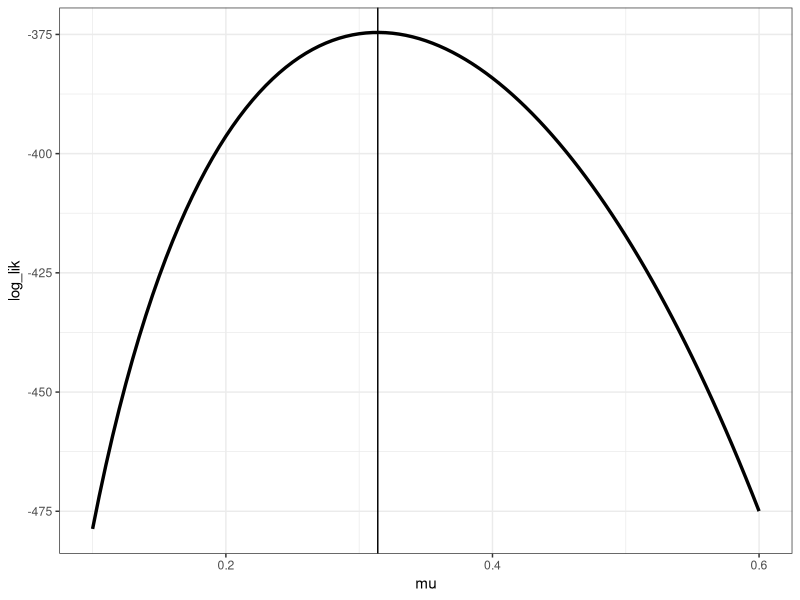
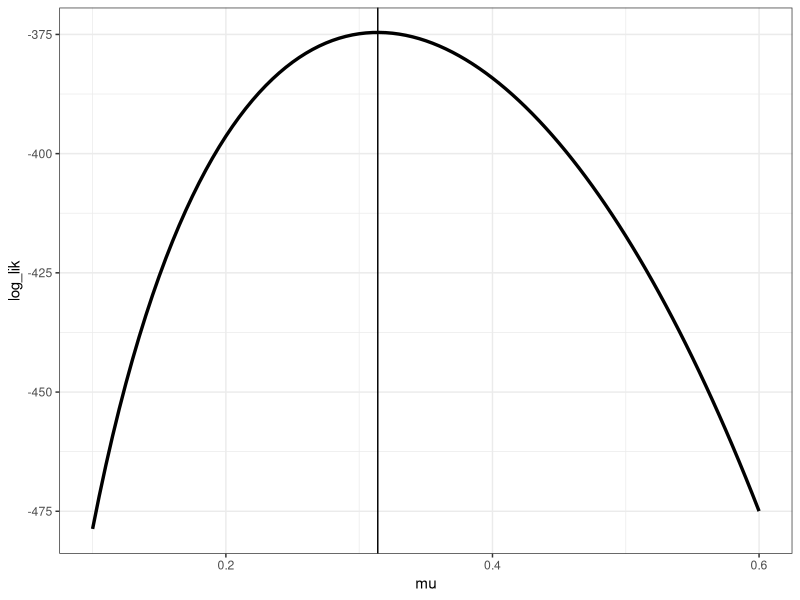
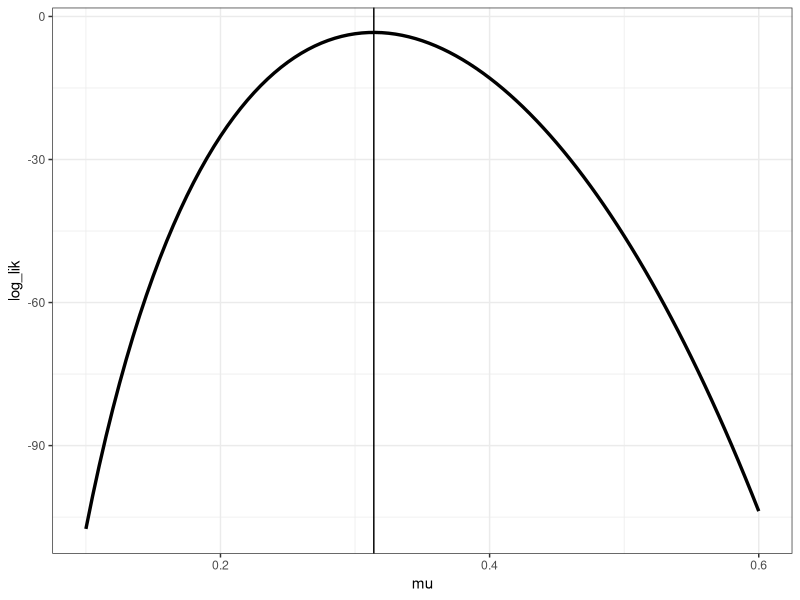
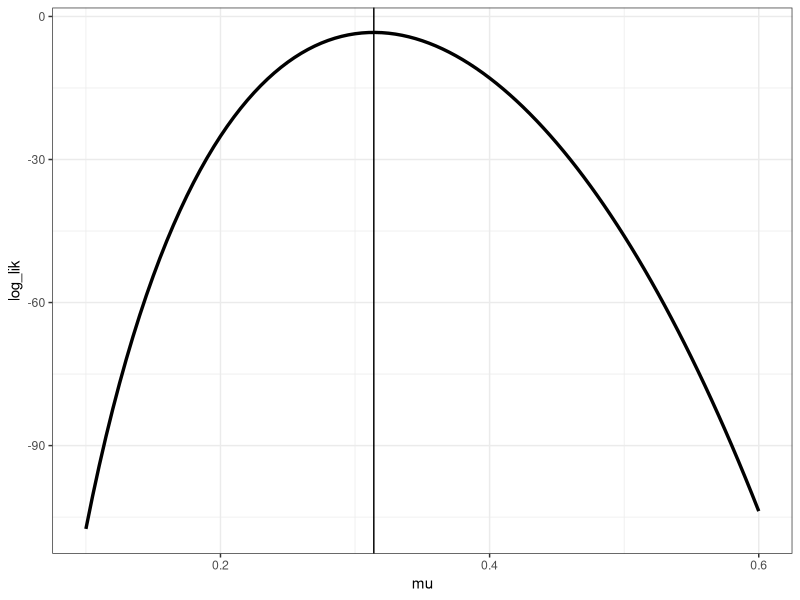
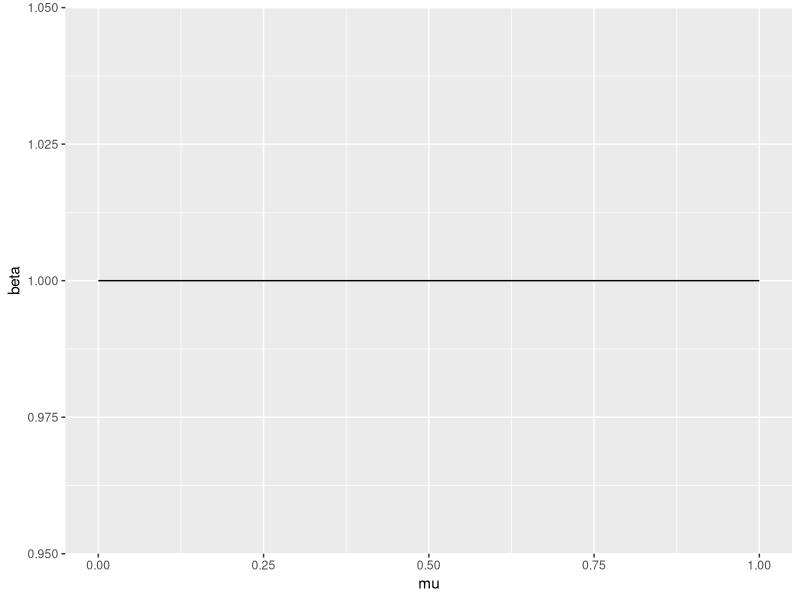
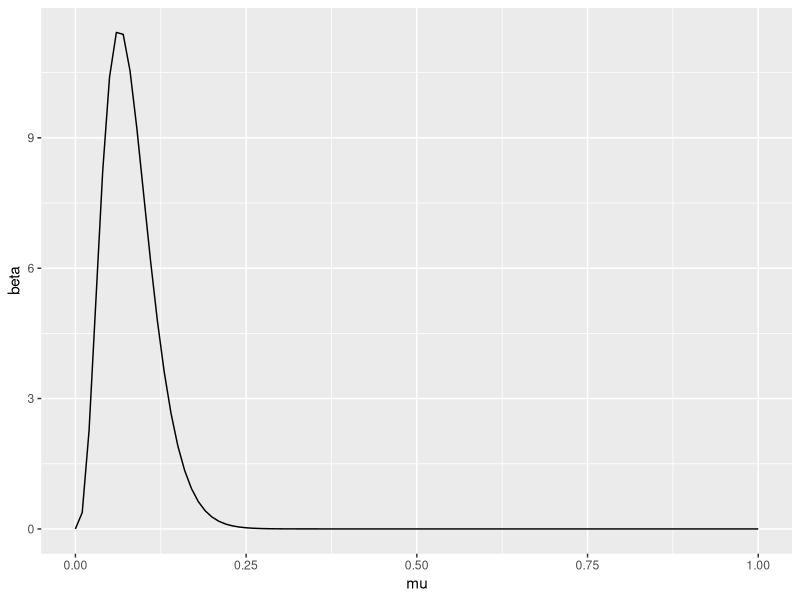

The R script that drew these images, in order:
## ---- chunk 1
knitr::opts_chunk$set(echo = TRUE)
## ---- chunk 2
library(tidyverse)
## ---- chunk 3
player_hits <- 189
player_atbats <- 602
## ---- chunk 4
player_mle <- player_hits/player_atbats
player_mle
## ---- chunk 5
tibble::tibble(
 mu = seq(0.1, 0.6, length.out = 101)
) %>%
 mutate(log_lik = player_hits * log(mu) + (player_atbats - player_hits) * log(1 - mu)) %>%
 ggplot(mapping = aes(x = mu, y = log_lik)) +
 geom_line(size = 1.15) +
 geom_vline(xintercept = player_mle) +
 theme_bw()
## ---- chunk 6
my_example_function <- function(input_1, input_2)
{
  ### PERFORM ACTIONS
  
  ### return objects with return()
}
## ---- chunk 7
my_example_function(1, 2)

my_example_function(input_1 = 1, input_2 = 2)
## ---- chunk 8
### set the input arguments !!!
log_binom_pmf_unnorm <- function(events, trials, prob )
{
  log_lik <- events * log(prob) + (trials - events) * log(1 - prob)

 return(log_lik)
}
## ---- chunk 9
tibble::tibble(
 mu = seq(0.1, 0.6, length.out = 101)
) %>%
 mutate(log_lik = log_binom_pmf_unnorm(player_hits, player_atbats, mu)) %>%
 ggplot(mapping = aes(x = mu, y = log_lik)) +
 geom_line(size = 1.15) +
 geom_vline(xintercept = player_mle) +
 theme_bw()
## ---- chunk 10
### set the input arguments!
log_binom_pmf <- function(events, trials, prob)
{
  lchoose(trials, events) + log_binom_pmf_unnorm(events, trials, prob)
}
## ---- chunk 11
tibble::tibble(
 mu = seq(0.1, 0.6, length.out = 101)
) %>%
 mutate(log_lik = log_binom_pmf(player_hits, player_atbats, mu)) %>%
 ggplot(mapping = aes(x = mu, y = log_lik)) +
 geom_line(size = 1.15) +
 geom_vline(xintercept = player_mle) +
 theme_bw()

## ---- chunk 12
exp(log_binom_pmf(player_hits, player_atbats, prob = 0.3))
## ---- chunk 13
dbinom(x = player_hits , size = player_atbats, prob = 0.3)
## ---- chunk 14
tibble::tibble(
 mu = seq(0.1, 0.6, length.out = 101)
) %>%
 mutate(log_lik = dbinom(player_hits, player_atbats, mu, log = TRUE)) %>%
 ggplot(mapping = aes(x = mu, y = log_lik)) +
 
 geom_vline(xintercept = player_mle) +
  geom_line(size = 1.15) +
 theme_bw()

## ---- chunk 15
coin_probs <- dbinom(0:5, size = 11 , prob = 0.25)

coin_probs

length(coin_probs)
## ---- chunk 16
sum(coin_probs)
## ---- chunk 17
pbinom(5, 11, 0.25)
sum(coin_probs) - pbinom(5, 11, 0.25)
## ---- chunk 18
pbinom(195, 602, 0.3) - pbinom(175, 602, 0.3)
pbinom(205, 602, 0.3) - pbinom(165, 602, 0.3)
## ---- chunk 19
m_small <- 0
N_small <- 7

m_medium <- 9
N_medium <- 100

m_big <- 103
N_big <- 1000
## ---- chunk 20
a_vague <- 1
b_vague <- 1

a_inform <- 4.28
b_inform <- 48.63
## ---- chunk 21
tibble::tibble(
  mu = seq(0,1,length.out = 101)
) %>% 
  mutate(beta=dbeta(mu,a_vague,b_vague))%>%
  ggplot(mapping = aes(x=mu,y=beta))+
  geom_line()

## ---- chunk 22
tibble::tibble(
  mu = seq(0,1,length.out = 101)
) %>% 
  mutate(beta=dbeta(mu,a_inform,b_inform))%>%
  ggplot(mapping = aes(x=mu,y=beta))+
  geom_line()
## ---- chunk 23
a_new_vague_small <- a_vague + m_small
a_new_vague_medium <- a_vague + m_medium
a_new_vague_big <- a_vague + m_big
a_new_info_small <- a_inform + m_small
a_new_info_medium <- a_inform + m_medium
a_new_info_big <- a_inform + m_big
b_new_vague_small <- b_vague + N_small - m_small
b_new_vague_medium<- b_vague + N_medium - m_medium
b_new_vague_big <- b_vague + N_big - m_big
b_new_info_small <- b_inform + N_small - m_small
b_new_info_medium <- b_inform + N_medium - m_medium
b_new_info_big <- b_inform + N_big - m_big
## ---- chunk 24
new_beta <- data.frame(a_small = c(a_new_vague_small,a_new_info_small),
                       b_small = c(b_new_vague_small,b_new_info_small), 
                       a_medium = c(a_new_vague_medium,a_new_info_medium),
                       b_medium = c(b_new_vague_medium,b_new_info_medium), 
                       a_big = c(a_new_vague_big,a_new_info_big), 
                       b_big = c(b_new_vague_big,b_new_info_big))
## ---- chunk 25
names_rows <- c("vague","informative")
row.names(new_beta) <- names_rows
new_beta
## ---- chunk 26
new_beta_mean <- new_beta %>%
  mutate(mean_small = (a_small)/(a_small + b_small), mean_big = (a_big)/(a_big + b_big), mean_medium = (a_medium)/(a_medium + b_medium))%>%
  select(mean_small, mean_medium, mean_big)
row.names(new_beta_mean) <- names_rows
new_beta_mean
## ---- chunk 27
new_beta_mode <- new_beta %>%
  mutate(mode_small = (a_small-1)/(a_small + b_small - 2),mode_medium = (a_medium - 1)/(a_medium + b_medium - 2),mode_big = (a_big - 1)/(a_big + b_big - 2))%>%
  select(mode_small,mode_medium,mode_big)
row.names(new_beta_mode) <- names_rows
new_beta_mode
## ---- chunk 28
new_beta_05<-new_beta %>%
  mutate(quant_small = qbeta(0.05,a_small,b_small), quant_big = qbeta(0.05,a_big,b_big), quant_medium = qbeta(0.05, a_medium ,b_medium)) %>%
  select(quant_small, quant_big, quant_medium)
row.names(new_beta_05) <- names_rows
new_beta_05
## ---- chunk 29
new_beta_quant95 <- new_beta %>%
  mutate(quant_small = qbeta(0.95, a_small, b_small), quant_big = qbeta(0.95, a_big, b_big), quant_medium = qbeta(0.95, a_medium, b_medium)) %>%
  select(quant_small, quant_big, quant_medium)
row.names(new_beta_quant95) <- names_rows
new_beta_quant95
